Frame 1 (no input): blank canvas, image omitted
Frame 60 (no input): blank canvas, image omitted
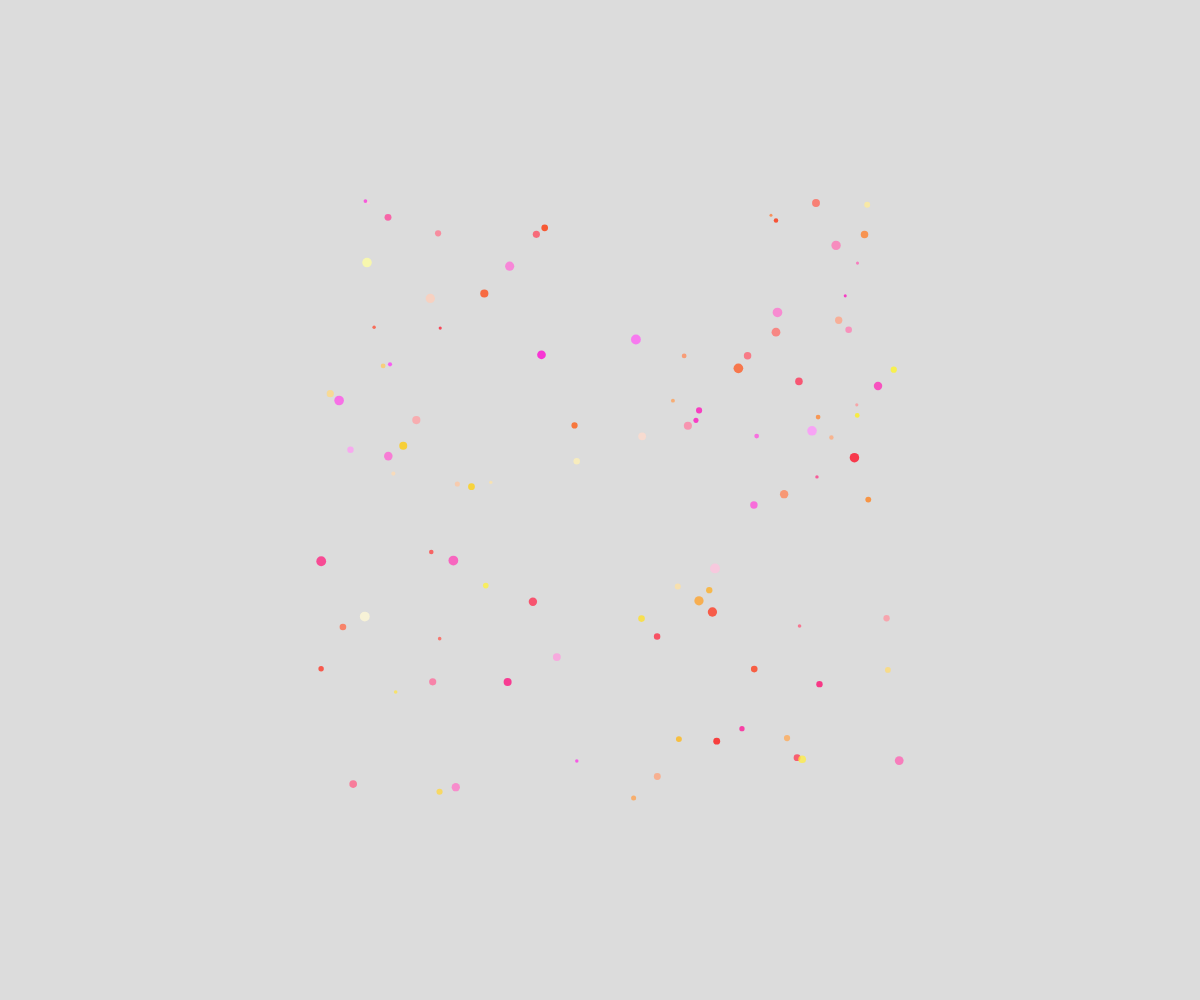
Frame 120 (the mouse pressed at the canvas centre since frame 60)

The p5.js sketch whose frames 1 and 60 were blank and that drew this single picture after the mouse press (run headless with seeded random() and noise() and a simulated clock; from frame 60 on, the mouse is pressed at the canvas centre):

// p5.js sketch
// ── sketch.js
// First Demo
let fireworks = [];
function setup() {
  createCanvas(windowWidth, windowHeight);

  
}

function draw() {
  background(220);

  for (let i = fireworks.length -1;i>=0; i-- ){
    if (fireworks[i].isDead()){
      fireworks.splice(i, 1);
    }
    else{
      fireworks[i].move();
      fireworks[i].display();
    }
  }
}

function mousePressed(){
  for (let i = 0; i< 100; i++){
    let myParticle = new Particle(mouseX, mouseY);
    fireworks.push(myParticle);
  }
}

//Size, color, dx, dy, alpha
class Particle {
  constructor(x, y){
    this.x = x;
    this.y = y;
    this.size = random(3, 10);
    this.alpha = 255;
    this.color = color(255, random(255),random(255), this.alpha); 
    this.dx = random(-5,5);
    this.dy = random(-5,5);


  }

  display() {
    noStroke();
    fill(this.color);
    circle(this.x, this.y, this.size);

  }

  move(){

    this.alpha--;

    //doesn't flash
    // this.color = color(this.color, this.alpha); 
    //flashes
    this.color = color(255, random(255),random(255), this.alpha); 


    this.x += this.dx;
    this.y += this.dy;
  }
  isDead(){
    return this.alpha <0;
  }
}
